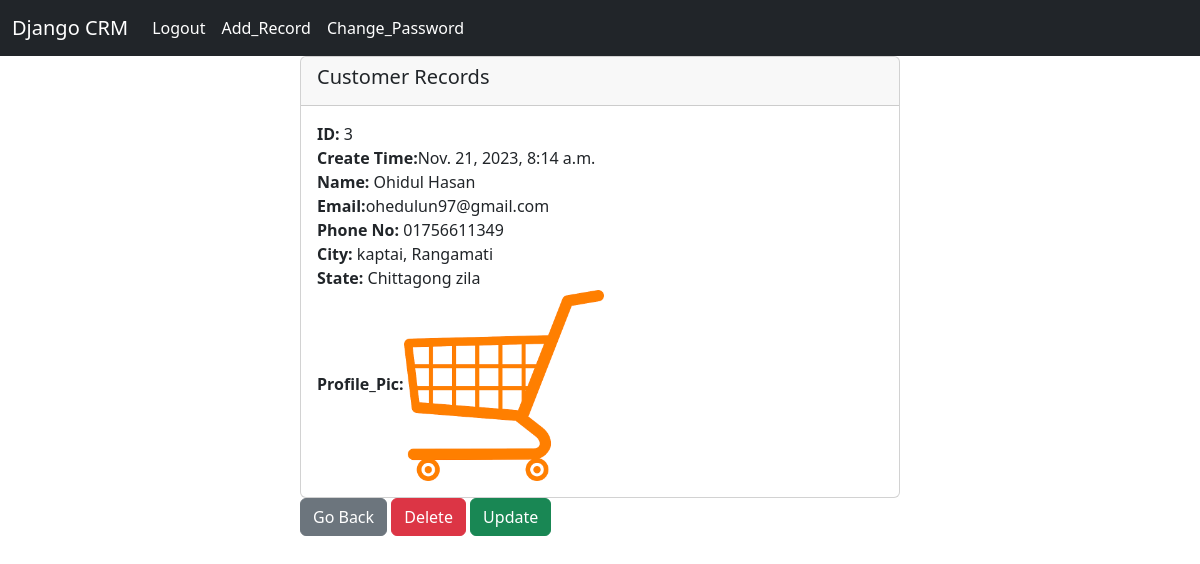
Screenshot of /record/3 (signed in) with the database file from the repository.
### crm/models.py (models this page shows)
class Record(models.Model):
    created_at = models.DateTimeField(auto_now_add=True)
    first_name = models.CharField(max_length=70)
    last_name = models.CharField(max_length=70)
    email = models.CharField(max_length=70)
    phone = models.CharField(max_length=70)
    city = models.CharField(max_length=70)
    state = models.CharField(max_length=70)
    profile_image = models.ImageField(null=True, blank=True, upload_to="images/")

### crm/views.py (the view)
# urls.py: path('record/<int:pk>', views.customer_detail, name='record'),
def customer_detail(request, pk):
    if request.user.is_authenticated:
        customer_record = Record.objects.get(id=pk)
        return render(request, 'record.html', {'customer_record': customer_record})
    else:
        messages.success(request, 'You have to login to see the data')
        return redirect('home')

### templates/record.html
{% extends 'base.html' %}
{% block content %}
<div class="col-6 offset-3">
<div class="card">
  <div class="card-header"><h5 class="card-title">Customer Records</h5></div>
  <div class="card-body">
    <p class="card-text">
       <strong>ID:</strong> {{customer_record.id}} <br>
       <strong>Create Time:</strong>{{customer_record.created_at}} <br>
       <strong>Name:</strong> {{customer_record.first_name}} {{customer_record.last_name}} <br>
       <strong>Email:</strong>{{customer_record.email}} <br>
       <strong>Phone No:</strong> {{customer_record.phone}} <br>
       <strong>City:</strong> {{customer_record.city}} <br>
       <strong>State:</strong> {{customer_record.state}} <br>
       {% if customer_record.profile_image %}
       <strong>Profile_Pic:</strong><img src="{{customer_record.profile_image.url}}" alt="Image_lost" width="200 height="300"><br>
      {% endif %}
    </p>
</div>
</div>
 <a href="{% url 'home' %}" class="btn btn-secondary">Go Back</a>
 <a href="{% url 'delete' customer_record.id  %}" class="btn btn-danger">Delete</a>
 <a href="{% url 'update' customer_record.id  %}" class="btn btn-success">Update</a>
</div>
{% endblock content %}

### rows the page displays
Record: id "3", created_at "Nov. 21, 2023, 8:14 a.m.", first_name "Ohidul", last_name "Hasan", email "ohedulun97@gmail.com", phone "01756611349", city "kaptai, Rangamati", state "Chittagong zila", profile_image (picture)
